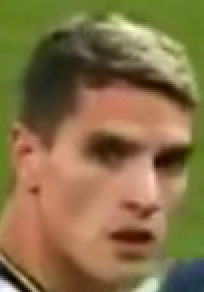
#> input picture face.png, 102 x 146 px (shown 2 times larger)
$ jupyter execute chap1412.ipynb
#> lines starting #> are read from the running program, lines starting #| are printed output that depends on the picture
# 1.4.12 Template Matching
## Template Matching in OpenCV

[cell 1]
import cv2
import numpy as np
import matplotlib.pyplot as plt
import matplotlib

[cell 2]
img = cv2.imread('face.png',0)
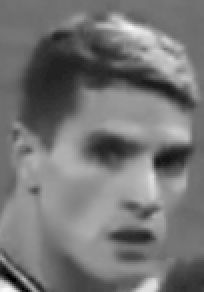
#> img: shape (146, 102) (shown 2 times larger); min 0, max 250, mean 116.9
img2 = img.copy()
template = cv2.imread('hu.png',0)
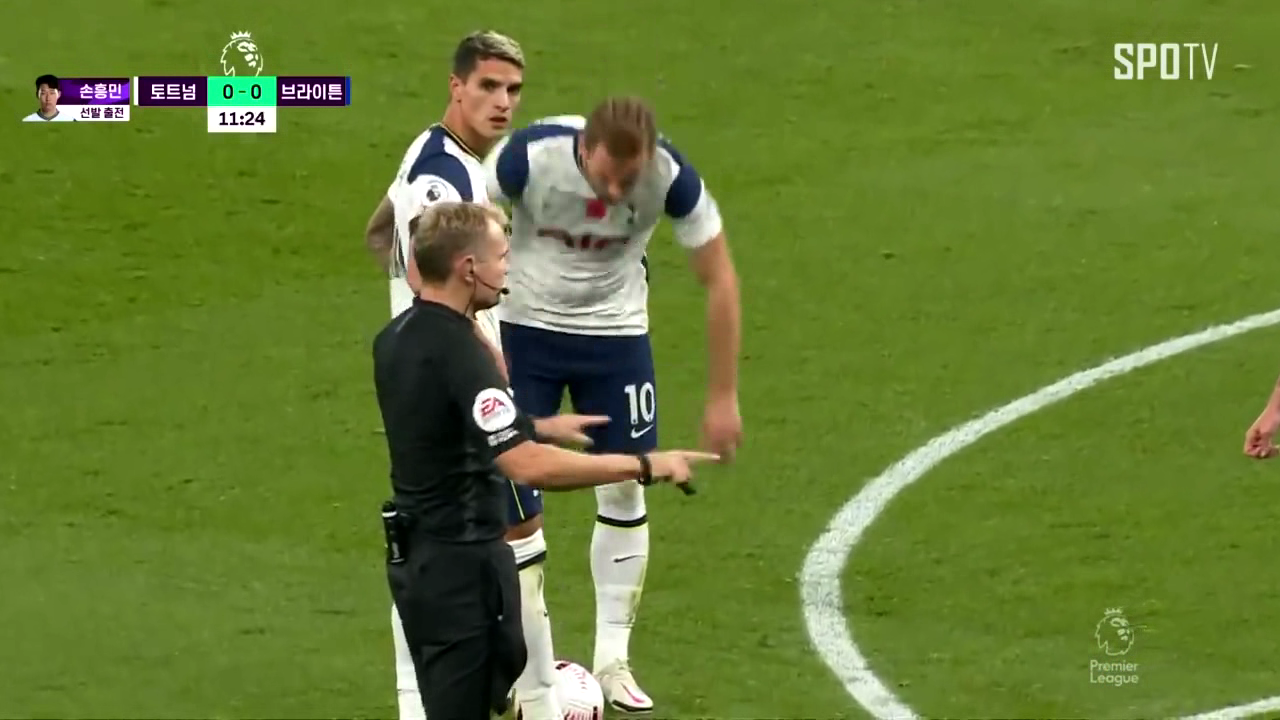
#> input picture hu.png, 1280 x 720 px
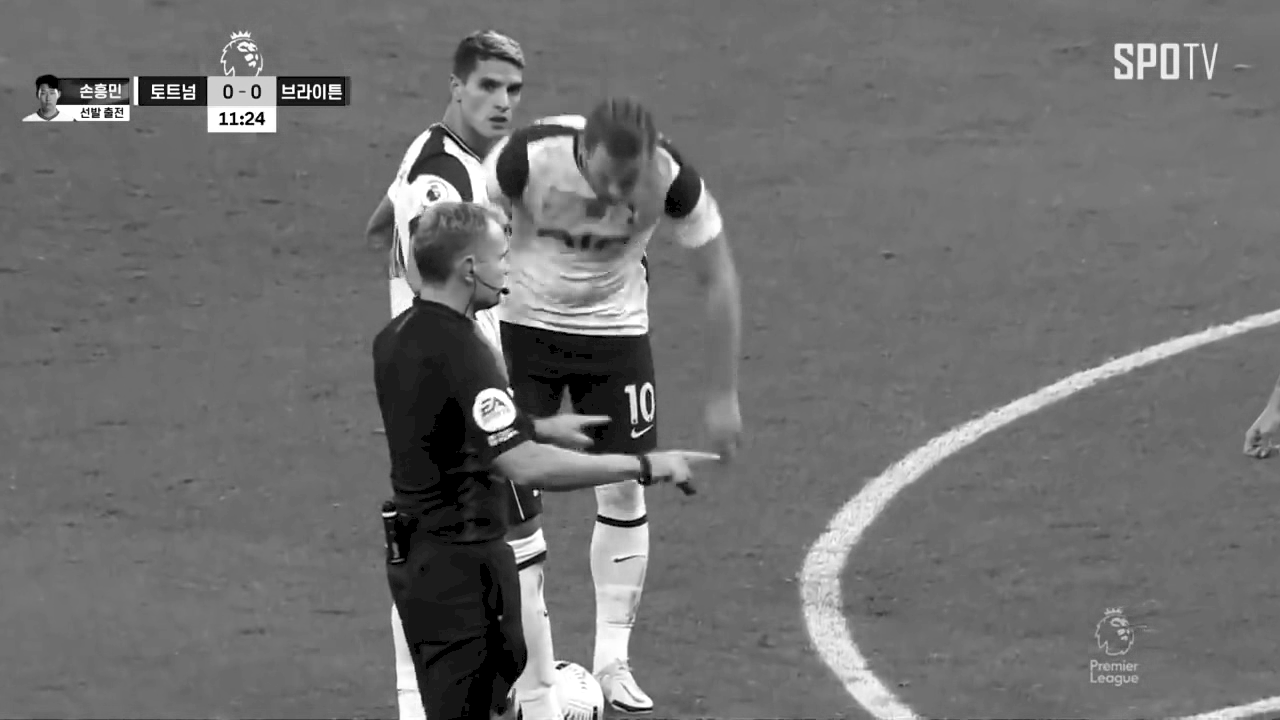
#> template: shape (720, 1280); min 0, max 255, mean 111.5
w,h = template.shape[::-1]
#> w = 1280; h = 720

methods = ['cv2.TM_CCOEFF', 'cv2.TM_CCOEFF_NORMED', 'cv2.TM_CCORR',
            'cv2.TM_CCORR_NORMED', 'cv2.TM_SQDIFF', 'cv2.TM_SQDIFF_NORMED']

for i,meth in enumerate(methods):
    img = img2.copy()
    method = eval(meth)

    res = cv2.matchTemplate(img,template,method)
    min_val, max_val, min_loc, max_loc = cv2.minMaxLoc(res)

    if method in [cv2.TM_SQDIFF, cv2.TM_SQDIFF_NORMED]:
        top_left = min_loc
    else:
        top_left = max_loc
    bottom_right = (top_left[0] + w, top_left[1] + h)

    cv2.rectangle(img,top_left,bottom_right,255,2)

    plt.figure(figsize=(12,8))
    plt.subplot(121), plt.imshow(res,cmap='gray')
    plt.title("Matching Result"), plt.axis('off')
    plt.subplot(122), plt.imshow(img,cmap='gray')
    plt.title("Detected Point"), plt.axis('off')
    plt.suptitle(meth)
    plt.savefig('total_res{0}.jpg'.format(i))
    plt.show()
#> this loop made 6 passes
#> (min_val, max_val, min_loc, top_left, bottom_right) on passes 1 to 4: (-15508765, 11980432, (379, 155), (370, 92), (1650, 812)), (-0.471, 0.362, (374, 258), (426, 11), (1706, 731)), (36691840, 327481696, (391, 431), (528, 574), (1808, 1294)), (0.49, 0.95, (407, 574), (56, 476), (1336, 1196))
#> (min_val, max_val, max_loc, top_left, bottom_right) on passes 5 to 6: (22291888, 172501248, (407, 574), (844, 70), (2124, 790)), (0.105, 1, (372, 289), (979, 89), (2259, 809))
#> pass 1, `res = cv2.matchTemplate(img,template,method)`:
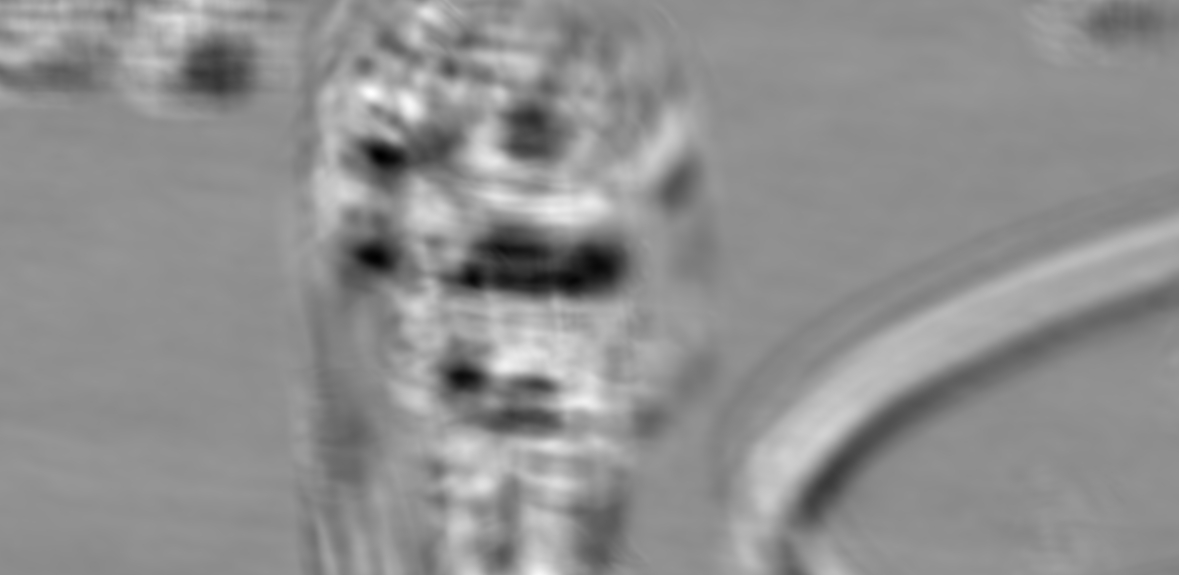
#> res: shape (575, 1179) float32; min -15508765, max 11980432, mean -5141.9; drawn with min black and max white
#> pass 2, `res = cv2.matchTemplate(img,template,method)`:
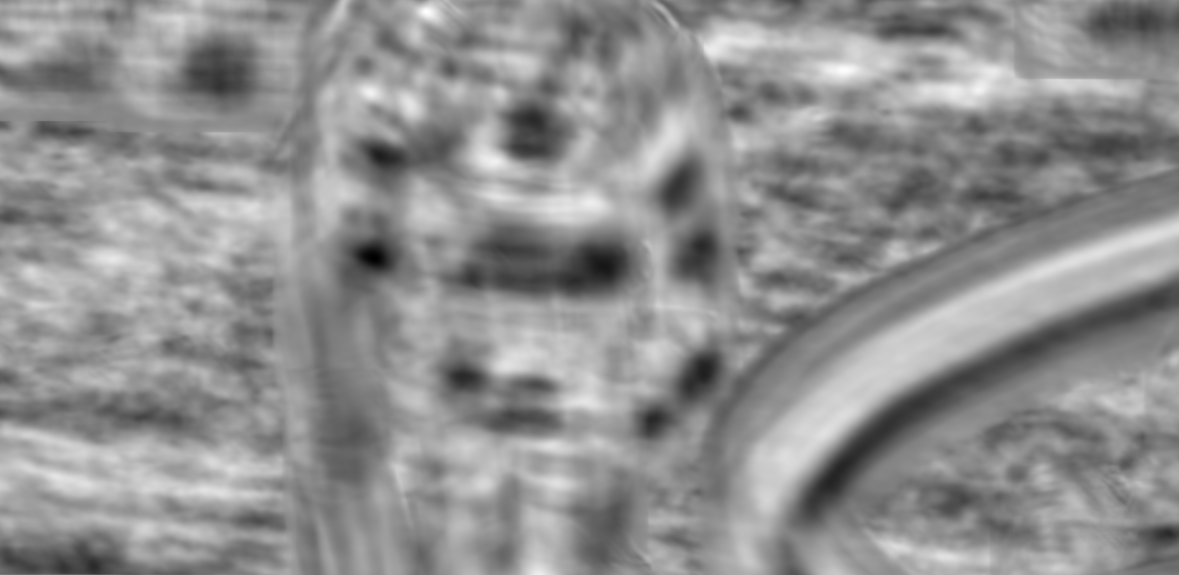
#> res: shape (575, 1179) float32; min -0.471, max 0.362, mean -6.61e-05; drawn with min black and max white
#> pass 3, `res = cv2.matchTemplate(img,template,method)`:
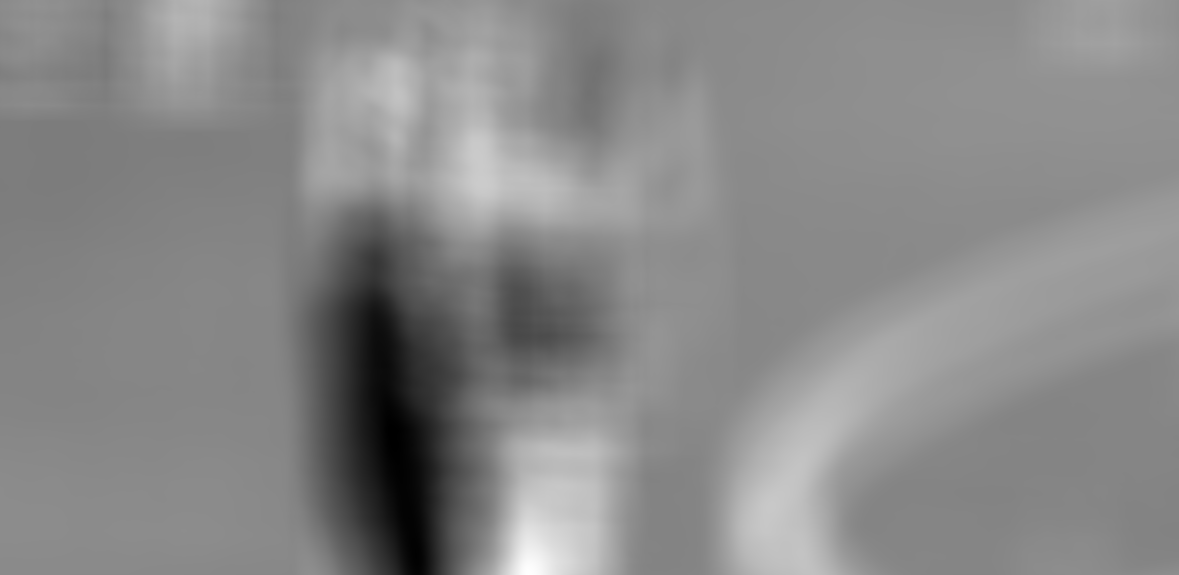
#> res: shape (575, 1179) float32; min 36691840, max 327481696, mean 192594176; drawn with min black and max white
#> after the loop:
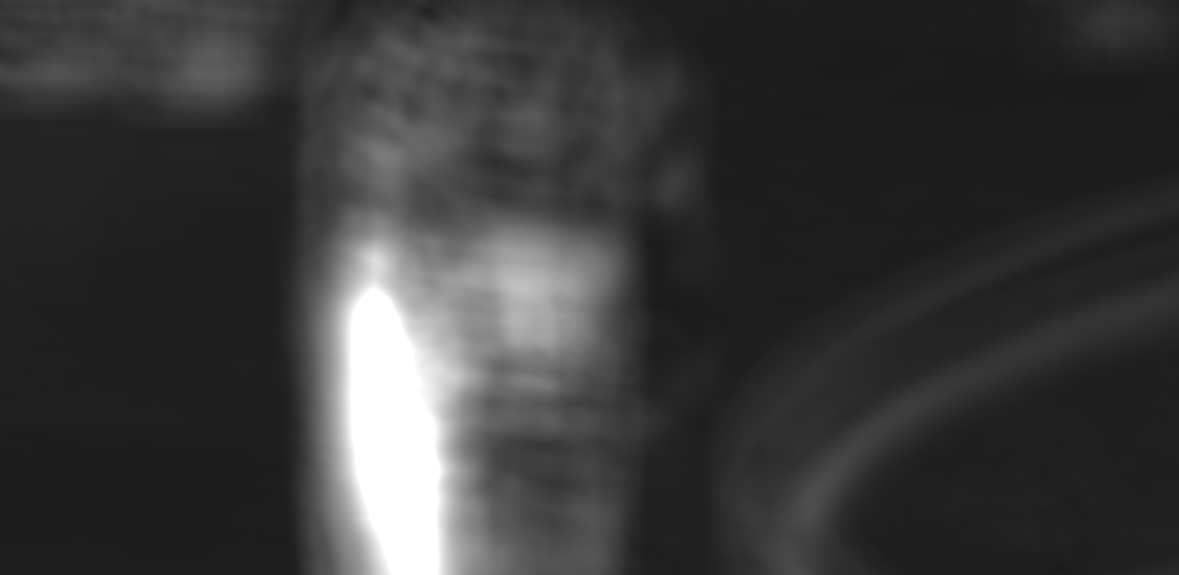
#> res: shape (575, 1179) float32; min 0.105, max 1, mean 0.229

## Template Matching with Multiple Objects

[cell 3]
img_rgb = cv2.imread('face.png')
#> img_rgb is the input picture: shape (146, 102, 3); mean B, G, R 71.5, 112.3, 134.1
img_gray = cv2.cvtColor(img_rgb,cv2.COLOR_BGR2GRAY)
template = cv2.imread('hu.png',0)
w,h = template.shape[::-1]

res = cv2.matchTemplate(img_gray, template,cv2.TM_CCOEFF_NORMED)
threshold = 0.8
loc = np.where(res>=threshold)
#> loc = (empty array, empty array)
for pt in zip(*loc[::-1]):
    cv2.rectangle(img_rgb,pt,(pt[0]+w,pt[1]+h),(0,255,0),2)
#> this loop made 0 passes
cv2.imwrite('result_res.png',img_rgb)
#> Out = True
